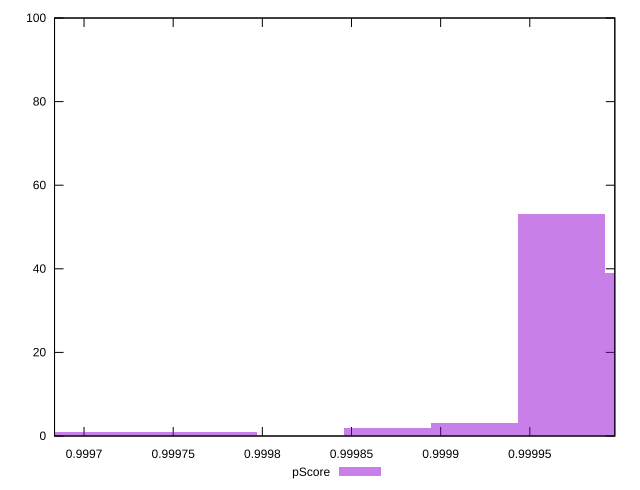

Write gnuplot code to recreate this figure.
reset

$pScore <<EOF
0.9997235951150926 1
1.0000164256936266 39
0.9999676205972043 53
0.9996747900186703 1
0.999918815500782 3
0.9997724002115149 1
0.9998700104043596 2
EOF

set key outside below
set boxwidth 0.000048805096422334145
set xrange [0.9996834512029996:0.9999976858747162]
set yrange [0:100]
set trange [0:100]
set style fill transparent solid 0.5 noborder
set terminal svg size 640, 490 enhanced background rgb 'white'
set output "reports/report_00032_2021-02-25T10-28-15.087Z/estimated-input-latency/samples/astro/pScore/histogram.svg"

plot $pScore title "pScore" with boxes

reset
